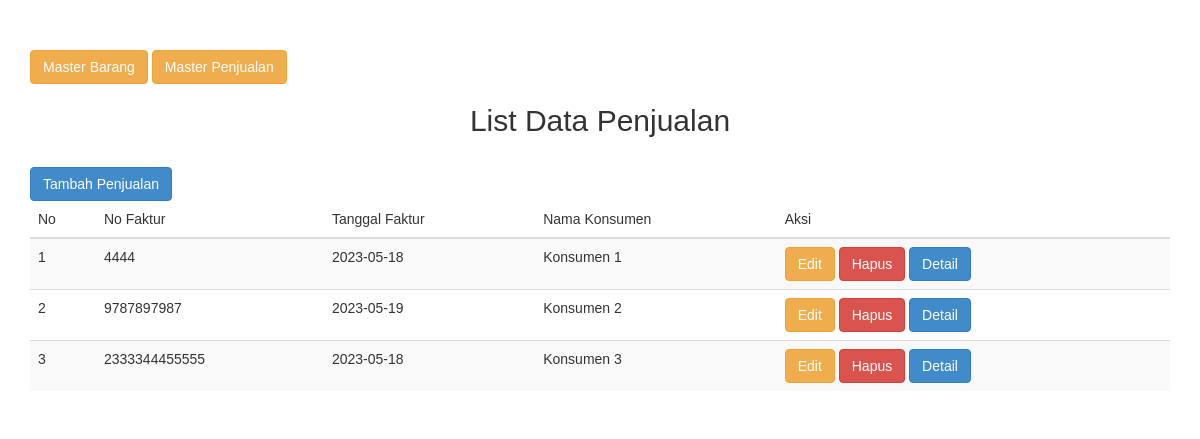
Screenshot of /penjualan/list.php with the database file from the repository.
### tables this page shows
CREATE TABLE `tr_penjualan` (
  `id` int(5) NOT NULL,
  `no_faktur` varchar(15) NOT NULL,
  `tgl_faktur` date NOT NULL,
  `nm_konsumen` varchar(50) NOT NULL
);

### penjualan/list.php (the view, shortened to what this page needs)
<!DOCTYPE html>
<html lang="en">
<head>
    <link rel="stylesheet" href="../css/bootstrap.css">
</head>
<body>
    <div class="container">
    <a href="../barang/list.php" class="btn btn-warning mb-4">Master Barang</a>
    <a href="list.php" class="btn btn-warning mb-4">Master Penjualan</a>
    <br>
        <h2 class="text-center mb-5">List Data Penjualan</h2>
        <br>
        <a href="create.php" class="btn btn-primary mb-4">Tambah Penjualan</a>
        <table class="table table-striped">
	<thead>
		<tr>
			<th>No</th>
			<th>No Faktur</th>
			<th>Tanggal Faktur</th>
			<th>Nama Konsumen </th>
			<th>Aksi</th>
		</tr>
</thead>
<tbody>
		<?php
		include '../koneksi.php';
		$no = 1;
        $data = mysqli_query($koneksi,"select tr_penjualan.* FROM tr_penjualan");
		while($d = mysqli_fetch_array($data)){
			?>
			<tr>
				<td><?php echo $no++; ?></td>
				<td><?php echo $d['no_faktur']; ?></td>
				<td><?php echo $d['tgl_faktur']; ?></td>
				<td><?php echo $d['nm_konsumen']; ?></td>
				<td>
                        <a href="updateDetail.php?id=<?php echo $d['id']; ?>" class="btn btn-warning text-white mb-2">Edit</a>
                        <a href="proses.php?act=deleteall&id=<?php echo $d['id']; ?>" class="btn btn-danger mb-2">Hapus</a>
                        <a href="listDetail.php?id=<?php echo $d['id']; ?>" class="btn btn-primary text-white mb-2">Detail</a>
                    </td>
                </tr>
                <?php
            }
            ?>
            </tbody>
        </table>
    </div>
</body>
</html>

### penjualan/list.php (style rules this page uses)
* { margin: 0; padding: 0; font-family: 'Arial'; font-weight: 500; }
.container { margin-top: 50px; }

### rows the page displays
tr_penjualan: no_faktur "4444", tgl_faktur "2023-05-18", nm_konsumen "Konsumen 1"
tr_penjualan: no_faktur "9787897987", tgl_faktur "2023-05-19", nm_konsumen "Konsumen 2"
tr_penjualan: no_faktur "2333344455555", tgl_faktur "2023-05-18", nm_konsumen "Konsumen 3"
